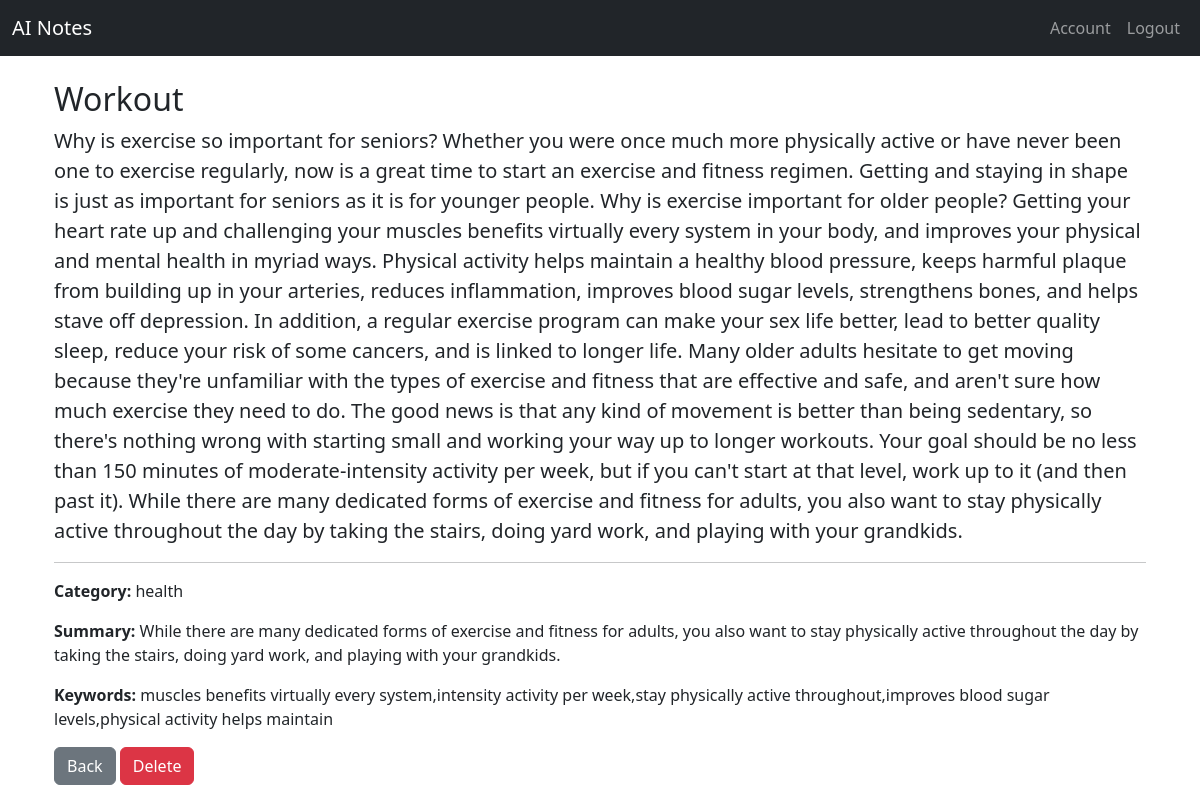
/note/2 (signed in), run on the app's committed database.
### noteapp/models.py (models this page shows, shortened)
class Note(db.Model):
    id = db.Column(db.Integer, primary_key=True)
    title = db.Column(db.String(200), nullable=False)
    content = db.Column(db.Text, nullable=False)
    created_at = db.Column(db.DateTime, default=datetime.utcnow)
    category = db.Column(db.String(100))   # Auto-tagging result
    keywords = db.Column(db.String(300))   # Extracted keywords
    summary = db.Column(db.Text)           # Auto-generated summary
    user_id = db.Column(db.Integer, db.ForeignKey('user.id'), nullable=False)

### noteapp/routes.py (the view)
@app.route("/note/<int:note_id>")
@login_required
def view_note(note_id):
    note=Note.query.get_or_404(note_id)
    if note.author!=current_user:
        flash("You don't have permission to view this note.","danger")
        return redirect(url_for('home'))
    return render_template("view_note.html",note=note)

### noteapp/models.py (called while the page is built)
@login_manager.user_loader
def load_user(user_id):
    return User.query.get(int(user_id))

### noteapp/Templates/view_note.html
{% extends "layout.html" %}
{% block content %}
<div class="container mt-4">
    <h2>{{ note.title }}</h2>
    <p class="lead">{{ note.content }}</p>
    <hr>
    <p><strong>Category:</strong> {{ note.category }}</p>
    <p><strong>Summary:</strong> {{ note.summary }}</p>
    <p><strong>Keywords:</strong> {{ note.keywords }}</p>
    <form action="{{ url_for('delete_note', note_id=note.id) }}" method="POST" class="mt-3">
        <a href="{{ url_for('home') }}" class="btn btn-secondary">Back</a>
        <button type="submit" class="btn btn-danger">Delete</button>
    </form>
</div>
{% endblock %}

### data on the page
Note: title "Workout", content "Why is exercise so important for seniors? Whether you were once much more physically active or have never been one to exercise regularly, now is a great time to start an exercise and fitness regimen. Getting and staying in shape is just as important for seniors as it is for younger people. Why is exercise important for older people? Getting your heart rate up and challenging your muscles benefits virtually every system in your body, and improves your physical and mental health in myriad ways. Physical activity helps maintain a healthy blood pressure, keeps harmful plaque from building up in your arteries, reduces inflammation, improves blood sugar levels, strengthens bones, and helps stave…", category "health", summary "While there are many dedicated forms of exercise and fitness for adults, you also want to stay physically active throughout the day by taking the stairs, doing yard work, and playing with your grandkids.", keywords "muscles benefits virtually every system,intensity activity per week,stay physically active throughout,improves blood sugar levels,physical activity helps maintain"
